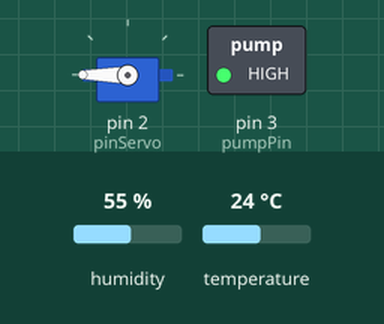
The sketch below on a simulated Arduino Uno, built with avr-gcc and run on an emulated ATmega328P. On the bench: servo, switched loads named in the sketch (green lamp = pin HIGH). Inputs (shaded band) come from the test bench; at power-on: humidity 55 %, temperature 24 °C. The modem accepts every AT command (registered, SIM ready, sends succeed) and sends nothing else; pins used as bus, display or sensor lines are not drawn; what the sketch prints to the serial monitor is not drawn.

Above: at 0.7 s.
At 5.7 s:
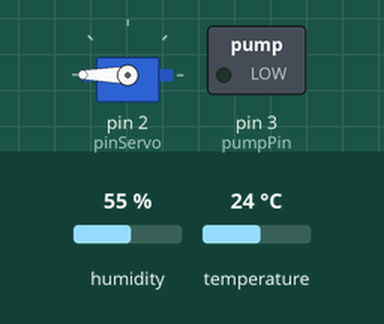
Timing chart, 0 to 7.2 s (numbered marks = the images above):
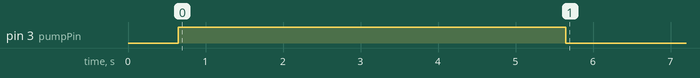

The sketch:

codeArduino.ino
```cpp
#include <SoftwareSerial.h>
#include <Wire.h>
#include "Adafruit_AM2320.h"
#include <Servo.h>

// --- Communication ESP8266 ---
SoftwareSerial esp8266(8, 9); // RX, TX

// --- Capteur AM2320 ---
Adafruit_AM2320 am2320 = Adafruit_AM2320();
const int capteurPowerPin = 7; // Alimentation capteur

// --- Servo moteur pour le toit ---
Servo servoToit;
const int pinServo = 2;
bool toitOuvert = false;

// --- Capteur d'humidité du sol et pompe ---
const int soilMoisturePin = A1;
const int pumpPin = 3;
const int SEUIL_HUMIDITE = 30; // %
const int DUREE_POMPE = 5000;  // ms
const int dryValue = 560;
const int wetValue = 300;

// --- Capteur de niveau d'eau ---
const int pinCapteurEau = A2;
const int valeurSec = 350;
const int valeurPlein = 680;

// --- Connexion WiFi ---
const char* ssid = "ProjetSerreConnectee";
const char* password = "ProjetSerreConnectee123";
const char* serverUrl = "192.168.10.100"; // IP serveur
bool debugESP = false;  // Activer/désactiver logs ESP
unsigned long lastSendTime = 0;
const unsigned long interval = 60UL * 60UL * 1000UL; // 60 minutes

void setup() {
  Serial.begin(115200);
  esp8266.begin(9600);

  // Capteur AM2320
  pinMode(capteurPowerPin, OUTPUT);
  digitalWrite(capteurPowerPin, HIGH);
  delay(500);
  Wire.begin();
  am2320.begin();

  // Servo toit
  servoToit.attach(pinServo);
  servoToit.write(180); // fermé
  toitOuvert = false;

  // Pompe
  pinMode(pumpPin, OUTPUT);
  digitalWrite(pumpPin, LOW);

  // Capteur niveau d’eau
  pinMode(pinCapteurEau, INPUT);

  Serial.println(F("\n=== Connexion WiFi ESP8266 ==="));
  if (connectWiFi()) {
    Serial.println(F("✅ Connexion réussie au réseau WiFi"));
    Serial.print(F("📶 Réseau : ")); Serial.println(ssid);
  } else {
    Serial.println(F("❌ Échec de connexion au réseau WiFi"));
  }
  Serial.println(F("==============================\n"));

  Serial.println("Système prêt.");
}

void loop() {
  unsigned long currentTime = millis();

  // Vérifie si 60 minutes se sont écoulées
  if (currentTime - lastSendTime >= interval || lastSendTime == 0) {
    lastSendTime = currentTime;

    // --- Lecture capteurs ---
    float temperature = am2320.readTemperature();
    float humidity_air = am2320.readHumidity();

    int soilMoistureValue = analogRead(soilMoisturePin);
    int humidity_soil = map(soilMoistureValue, dryValue, wetValue, 0, 100);
    humidity_soil = constrain(humidity_soil, 0, 100);

    int valeurBruteEau = analogRead(pinCapteurEau);
    int niveau_eau = map(valeurBruteEau, valeurSec, valeurPlein, 0, 100);
    niveau_eau = constrain(niveau_eau, 0, 100);

    // --- Affichage ---
    Serial.println(F("\n=== Données Capteurs ==="));
    Serial.print(F("🌡️  Température de l'air : "));
    Serial.print(temperature, 1); Serial.println(F(" °C"));

    Serial.print(F("💧 Humidité de l'air     : "));
    Serial.print(humidity_air, 1); Serial.println(F(" %"));

    Serial.print(F("🌱 Humidité du sol       : "));
    Serial.print(humidity_soil); Serial.println(F(" %"));

    Serial.print(F("💧 Niveau d'eau          : "));
    Serial.print(niveau_eau); Serial.println(F(" %"));

    // --- Gestion pompe ---
    Serial.print(F("🚿 Pompe : "));
    if (humidity_soil < SEUIL_HUMIDITE) {
      Serial.println(F("ON"));
      digitalWrite(pumpPin, HIGH);
      delay(DUREE_POMPE);
      digitalWrite(pumpPin, LOW);
    } else {
      Serial.println(F("OFF"));
    }

    // --- Envoi des données au serveur ---
    sendDataToServer(temperature, (int)humidity_air, humidity_soil, niveau_eau);

    // --- Contrôle du toit ---
    if (temperature > 25 && !toitOuvert) {
      ouvrirToit();
      toitOuvert = true;
    } else if (temperature <= 25 && toitOuvert) {
      fermerToit();
      toitOuvert = false;
    }

    Serial.println(F("========================\n"));
  }

  // Petite pause pour ne pas saturer la boucle principale
  delay(500);
}

// --- Fonctions auxiliaires ---

void ouvrirToit() {
  for (int angle = 180; angle >= 50; angle--) {
    servoToit.write(angle);
    delay(10);
  }
  Serial.println(">> Toit ouvert");
}

void fermerToit() {
  for (int angle = 50; angle <= 180; angle++) {
    servoToit.write(angle);
    delay(10);
  }
  Serial.println(">> Toit fermé");
}

bool connectWiFi() {
  sendCommand("AT+RST", 5000);
  sendCommand("AT+CWMODE=1", 2000);
  String cmd = "AT+CWJAP=\"" + String(ssid) + "\",\"" + String(password) + "\"";
  return sendCommand(cmd.c_str(), 10000);
}

void sendDataToServer(float temp, int humAir, int humSoil, int niveauEau) {
  String request = "GET /insert_data.php?temperature=" + String(temp, 1) +
                   "&humidity_air=" + String(humAir) +
                   "&humidity_soil=" + String(humSoil) +
                   "&niveau_eau=" + String(niveauEau) +
                   " HTTP/1.1\r\nHost: " + String(serverUrl) + "\r\nConnection: close\r\n\r\n";

  if (sendCommand(("AT+CIPSTART=\"TCP\",\"" + String(serverUrl) + "\",80").c_str(), 5000)) {
    if (sendCommand(("AT+CIPSEND=" + String(request.length())).c_str(), 2000)) {
      sendCommand(request.c_str(), 5000);
    }
  }

  if (sendCommand("AT+CIPCLOSE", 2000)) {
    Serial.println(F("📤 Données envoyées avec succès au serveur !"));
  } else {
    Serial.println(F("❌ Échec de l'envoi des données."));
  }
}

bool sendCommand(const char* command, int timeout) {
  esp8266.println(command);
  long int time = millis();
  String fullResponse = "";
  bool warningPrinted = false;

  while ((millis() - time) < timeout) {
    while (esp8266.available()) {
      String line = esp8266.readStringUntil('\n');
      line.trim();

      if (line.length() == 0) continue;
      fullResponse += line + "\n";

      if (line.indexOf("OK") != -1 || line.indexOf("SEND OK") != -1 || line.indexOf("CONNECTED") != -1) {
        if (debugESP) Serial.println(F("✅ Réponse ESP : OK"));
        return true;
      }

      if (line.indexOf("link is not valid") != -1 && String(command).indexOf("AT+CIPSEND") != -1) {
        if (debugESP && !warningPrinted) {
          Serial.println(F("ℹ️  Info : lien non valide, on continue."));
          warningPrinted = true;
        }
        continue;
      }

      if (line.indexOf("ERROR") != -1 || line.indexOf("FAIL") != -1) {
        if (String(command).startsWith("AT+CIPCLOSE")) return true;
        if (debugESP) {
          Serial.print(F("⚠️  Erreur ESP : "));
          Serial.println(fullResponse);
        }
        return false;
      }
    }
  }

  if (debugESP) {
    Serial.print(F("⏱️  Timeout ESP8266 sur commande : "));
    Serial.println(command);
  }
  return false;
}
```

Measured:
- by itself, pin 3 (pumpPin): LOW → HIGH at 0.65 s, → LOW 5.0 s later
